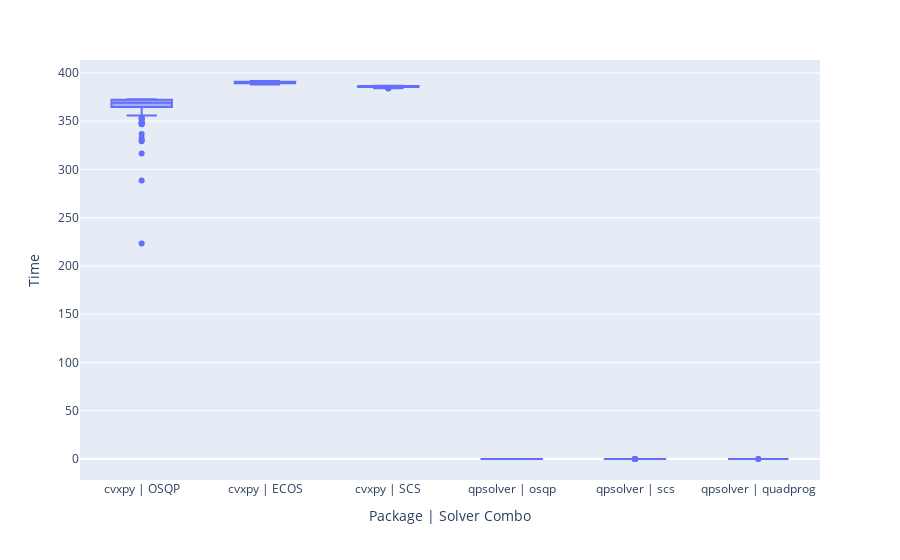
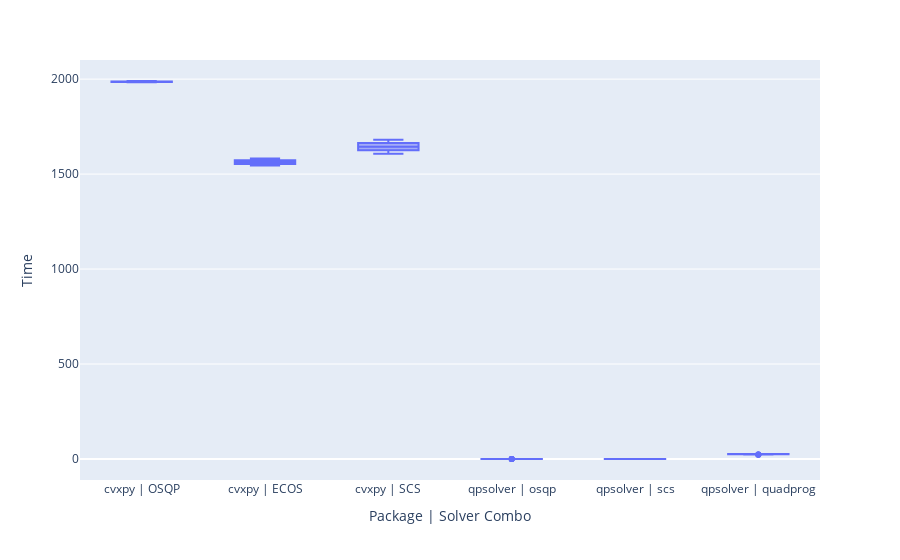
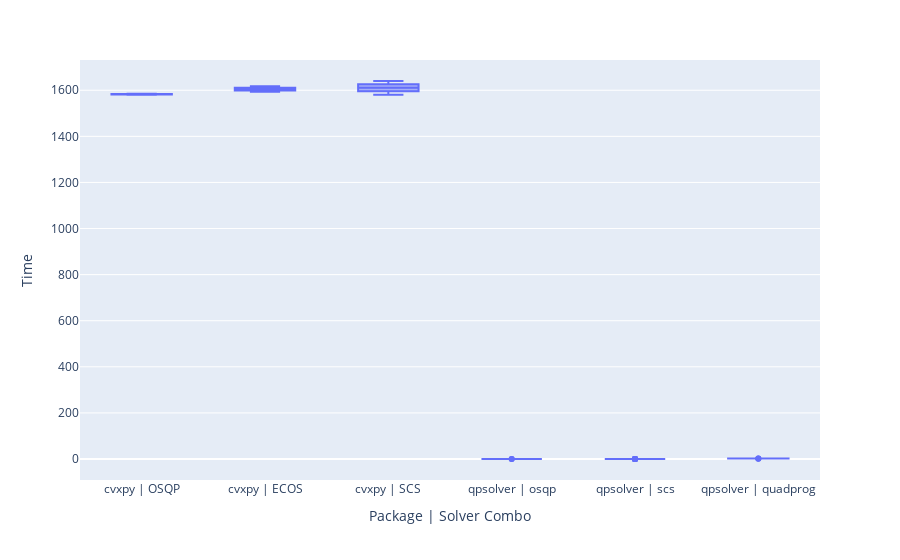
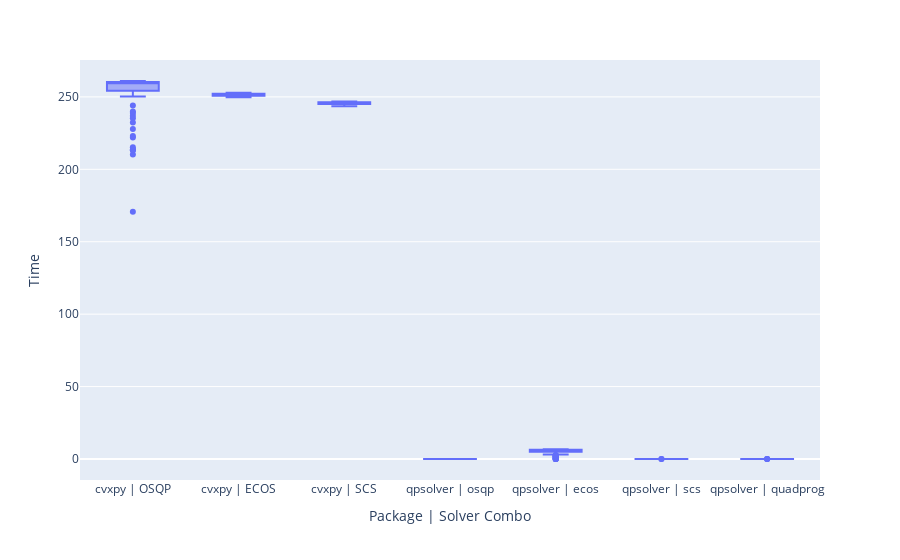

Notebook code for these charts, in order:
### Code cell
for file in files:
    info = file.split("_")
    numb_assets, numb_orders = info[4], info[5].split(".")[0]
    df = pd.read_csv(directory + "/" + file, index_col=0)[["Package", "Solver", "Time", "Iteration"]].dropna()

    print(numb_assets, numb_orders)
    df_box = pd.DataFrame()
    df["Package | Solver Combo"] = df["Package"].astype(str) + " | " + df["Solver"].astype(str)

    fig = px.box(df, x="Package | Solver Combo", y="Time")
    fig.show()
    fig.write_html("boxplots/{}_{}.html".format(numb_assets, numb_orders))

### Figure 1 — Plotly figure (JSON) as saved in the notebook; plotly's stock layout.template omitted (floating-point values rounded to 4 significant figures; data arrays with more than 128 entries replaced by an {"elided": "..."} marker saying what was removed)
{"data": [{"alignmentgroup": "True", "hovertemplate": "Package | Solver Combo=%{x}<br>Time=%{y}<extra></extra>", "legendgroup": "", "marker": {"color": "#636efa"}, "name": "", "notched": false, "offsetgroup": "", "orientation": "v", "showlegend": false, "type": "box", "x": {"elided": "600 str values"}, "x0": " ", "xaxis": "x", "y": {"elided": "600 float values"}, "y0": " ", "yaxis": "y"}], "layout": {"boxmode": "group", "legend": {"tracegroupgap": 0}, "margin": {"t": 60}, "xaxis": {"anchor": "y", "domain": [0, 1], "title": {"text": "Package | Solver Combo"}}, "yaxis": {"anchor": "x", "domain": [0, 1], "title": {"text": "Time"}}}}

### Figure 2 — Plotly figure (JSON) as saved in the notebook; plotly's stock layout.template omitted (floating-point values rounded to 4 significant figures; data arrays with more than 128 entries replaced by an {"elided": "..."} marker saying what was removed)
{"data": [{"alignmentgroup": "True", "hovertemplate": "Package | Solver Combo=%{x}<br>Time=%{y}<extra></extra>", "legendgroup": "", "marker": {"color": "#636efa"}, "name": "", "notched": false, "offsetgroup": "", "orientation": "v", "showlegend": false, "type": "box", "x": {"elided": "600 str values"}, "x0": " ", "xaxis": "x", "y": {"elided": "600 float values"}, "y0": " ", "yaxis": "y"}], "layout": {"boxmode": "group", "legend": {"tracegroupgap": 0}, "margin": {"t": 60}, "xaxis": {"anchor": "y", "domain": [0, 1], "title": {"text": "Package | Solver Combo"}}, "yaxis": {"anchor": "x", "domain": [0, 1], "title": {"text": "Time"}}}}

### Figure 3 — Plotly figure (JSON) as saved in the notebook; plotly's stock layout.template omitted (floating-point values rounded to 4 significant figures; data arrays with more than 128 entries replaced by an {"elided": "..."} marker saying what was removed)
{"data": [{"alignmentgroup": "True", "hovertemplate": "Package | Solver Combo=%{x}<br>Time=%{y}<extra></extra>", "legendgroup": "", "marker": {"color": "#636efa"}, "name": "", "notched": false, "offsetgroup": "", "orientation": "v", "showlegend": false, "type": "box", "x": {"elided": "600 str values"}, "x0": " ", "xaxis": "x", "y": {"elided": "600 float values"}, "y0": " ", "yaxis": "y"}], "layout": {"boxmode": "group", "legend": {"tracegroupgap": 0}, "margin": {"t": 60}, "xaxis": {"anchor": "y", "domain": [0, 1], "title": {"text": "Package | Solver Combo"}}, "yaxis": {"anchor": "x", "domain": [0, 1], "title": {"text": "Time"}}}}

### Figure 4 — Plotly figure (JSON) as saved in the notebook; plotly's stock layout.template omitted (floating-point values rounded to 4 significant figures; data arrays with more than 128 entries replaced by an {"elided": "..."} marker saying what was removed)
{"data": [{"alignmentgroup": "True", "hovertemplate": "Package | Solver Combo=%{x}<br>Time=%{y}<extra></extra>", "legendgroup": "", "marker": {"color": "#636efa"}, "name": "", "notched": false, "offsetgroup": "", "orientation": "v", "showlegend": false, "type": "box", "x": {"elided": "700 str values"}, "x0": " ", "xaxis": "x", "y": {"elided": "700 float values"}, "y0": " ", "yaxis": "y"}], "layout": {"boxmode": "group", "legend": {"tracegroupgap": 0}, "margin": {"t": 60}, "xaxis": {"anchor": "y", "domain": [0, 1], "title": {"text": "Package | Solver Combo"}}, "yaxis": {"anchor": "x", "domain": [0, 1], "title": {"text": "Time"}}}}
